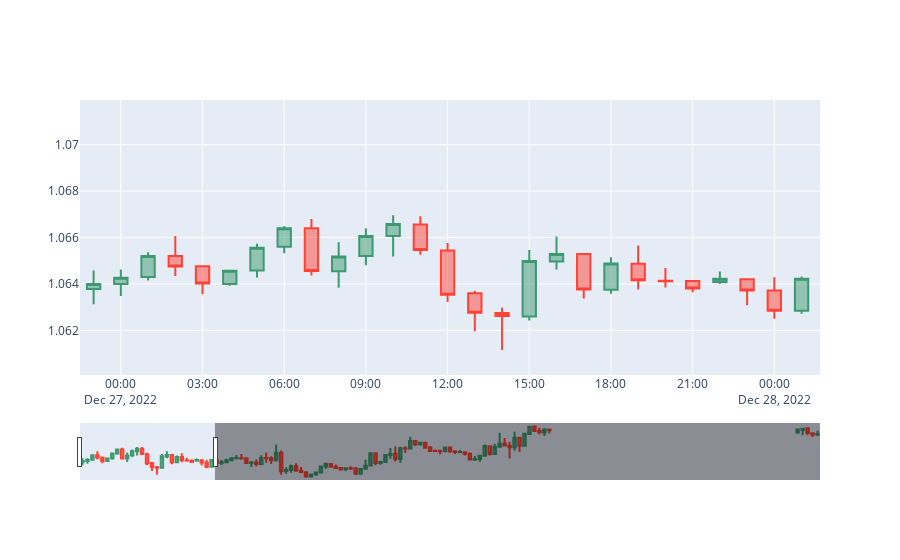

This figure's notebook cell:
### Code cell
fig = go.Figure()
fig.add_trace(go.Candlestick(
    x = df_plot.time,      ##df_plot בכל שורה הכחול זה עמודה רלוונטית בטבלת 
    open=df_plot.mid_o,
    high=df_plot.mid_h,
    low=df_plot.mid_l,
    close=df_plot.mid_c))

fig.show()
